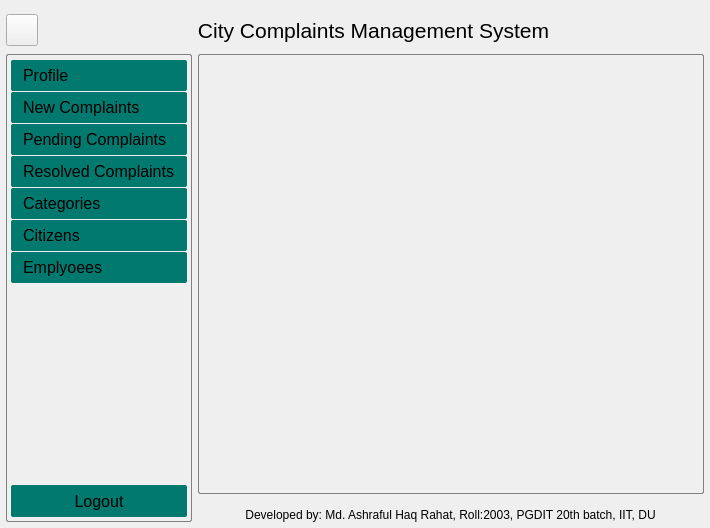
<?xml version="1.0" encoding="UTF-8"?>
<ui version="4.0">
 <class>MainWindow</class>
 <widget class="QMainWindow" name="MainWindow">
  <property name="geometry">
   <rect>
    <x>0</x>
    <y>0</y>
    <width>710</width>
    <height>528</height>
   </rect>
  </property>
  <property name="windowTitle">
   <string>City Complaints Mangement System</string>
  </property>
  <widget class="QWidget" name="centralwidget">
   <property name="styleSheet">
    <string notr="true">.QFrame{
border:none;
}

#sideBarContainer{
border:1px solid gray;
border-radius:2px;
}

#displayArea{
border:1px solid gray;
border-radius:2px;
}
</string>
   </property>
   <layout class="QVBoxLayout" name="verticalLayout">
    <property name="spacing">
     <number>6</number>
    </property>
    <property name="leftMargin">
     <number>6</number>
    </property>
    <property name="topMargin">
     <number>6</number>
    </property>
    <property name="rightMargin">
     <number>6</number>
    </property>
    <property name="bottomMargin">
     <number>6</number>
    </property>
    <item>
     <widget class="QFrame" name="ccms_container">
      <property name="frameShape">
       <enum>QFrame::StyledPanel</enum>
      </property>
      <property name="frameShadow">
       <enum>QFrame::Raised</enum>
      </property>
      <layout class="QVBoxLayout" name="verticalLayout_9">
       <property name="spacing">
        <number>0</number>
       </property>
       <property name="leftMargin">
        <number>0</number>
       </property>
       <property name="topMargin">
        <number>0</number>
       </property>
       <property name="rightMargin">
        <number>0</number>
       </property>
       <property name="bottomMargin">
        <number>0</number>
       </property>
       <item>
        <widget class="QFrame" name="frameHeader">
         <property name="minimumSize">
          <size>
           <width>0</width>
           <height>48</height>
          </size>
         </property>
         <property name="maximumSize">
          <size>
           <width>16777215</width>
           <height>48</height>
          </size>
         </property>
         <property name="frameShape">
          <enum>QFrame::StyledPanel</enum>
         </property>
         <property name="frameShadow">
          <enum>QFrame::Raised</enum>
         </property>
         <layout class="QHBoxLayout" name="horizontalLayout_6">
          <property name="spacing">
           <number>0</number>
          </property>
          <property name="leftMargin">
           <number>0</number>
          </property>
          <property name="topMargin">
           <number>0</number>
          </property>
          <property name="rightMargin">
           <number>0</number>
          </property>
          <property name="bottomMargin">
           <number>0</number>
          </property>
          <item>
           <widget class="QFrame" name="headerLeft">
            <property name="minimumSize">
             <size>
              <width>42</width>
              <height>42</height>
             </size>
            </property>
            <property name="maximumSize">
             <size>
              <width>42</width>
              <height>42</height>
             </size>
            </property>
            <property name="frameShape">
             <enum>QFrame::StyledPanel</enum>
            </property>
            <property name="frameShadow">
             <enum>QFrame::Raised</enum>
            </property>
            <layout class="QVBoxLayout" name="verticalLayout_7">
             <property name="spacing">
              <number>0</number>
             </property>
             <property name="leftMargin">
              <number>0</number>
             </property>
             <property name="topMargin">
              <number>0</number>
             </property>
             <property name="rightMargin">
              <number>0</number>
             </property>
             <property name="bottomMargin">
              <number>0</number>
             </property>
             <item>
              <widget class="QPushButton" name="toggleSideBar">
               <property name="minimumSize">
                <size>
                 <width>32</width>
                 <height>32</height>
                </size>
               </property>
               <property name="maximumSize">
                <size>
                 <width>32</width>
                 <height>32</height>
                </size>
               </property>
               <property name="cursor">
                <cursorShape>PointingHandCursor</cursorShape>
               </property>
               <property name="text">
                <string/>
               </property>
               <property name="icon">
                <iconset>
                 <normaloff>../icons/white/sb_collapse.svg</normaloff>../icons/white/sb_collapse.svg</iconset>
               </property>
              </widget>
             </item>
            </layout>
           </widget>
          </item>
          <item>
           <widget class="QFrame" name="headerCenter">
            <property name="sizePolicy">
             <sizepolicy hsizetype="Expanding" vsizetype="Preferred">
              <horstretch>0</horstretch>
              <verstretch>0</verstretch>
             </sizepolicy>
            </property>
            <property name="minimumSize">
             <size>
              <width>500</width>
              <height>0</height>
             </size>
            </property>
            <property name="maximumSize">
             <size>
              <width>16777215</width>
              <height>16777215</height>
             </size>
            </property>
            <property name="frameShape">
             <enum>QFrame::StyledPanel</enum>
            </property>
            <property name="frameShadow">
             <enum>QFrame::Raised</enum>
            </property>
            <layout class="QHBoxLayout" name="horizontalLayout_2">
             <property name="spacing">
              <number>0</number>
             </property>
             <property name="leftMargin">
              <number>0</number>
             </property>
             <property name="topMargin">
              <number>0</number>
             </property>
             <property name="rightMargin">
              <number>0</number>
             </property>
             <property name="bottomMargin">
              <number>0</number>
             </property>
             <item>
              <widget class="QLabel" name="labelTitle">
               <property name="font">
                <font>
                 <pointsize>16</pointsize>
                </font>
               </property>
               <property name="text">
                <string>City Complaints Management System</string>
               </property>
               <property name="alignment">
                <set>Qt::AlignCenter</set>
               </property>
              </widget>
             </item>
            </layout>
           </widget>
          </item>
          <item>
           <widget class="QFrame" name="headerRight">
            <property name="sizePolicy">
             <sizepolicy hsizetype="Expanding" vsizetype="Preferred">
              <horstretch>0</horstretch>
              <verstretch>0</verstretch>
             </sizepolicy>
            </property>
            <property name="minimumSize">
             <size>
              <width>5</width>
              <height>0</height>
             </size>
            </property>
            <property name="maximumSize">
             <size>
              <width>5</width>
              <height>16777215</height>
             </size>
            </property>
            <property name="frameShape">
             <enum>QFrame::StyledPanel</enum>
            </property>
            <property name="frameShadow">
             <enum>QFrame::Raised</enum>
            </property>
            <layout class="QHBoxLayout" name="horizontalLayout_4">
             <property name="spacing">
              <number>6</number>
             </property>
             <property name="leftMargin">
              <number>6</number>
             </property>
             <property name="topMargin">
              <number>0</number>
             </property>
             <property name="rightMargin">
              <number>0</number>
             </property>
             <property name="bottomMargin">
              <number>0</number>
             </property>
            </layout>
           </widget>
          </item>
         </layout>
        </widget>
       </item>
       <item>
        <widget class="QFrame" name="bodyWithSideBarContainer">
         <property name="frameShape">
          <enum>QFrame::StyledPanel</enum>
         </property>
         <property name="frameShadow">
          <enum>QFrame::Raised</enum>
         </property>
         <layout class="QHBoxLayout" name="horizontalLayout">
          <property name="spacing">
           <number>6</number>
          </property>
          <property name="leftMargin">
           <number>0</number>
          </property>
          <property name="topMargin">
           <number>0</number>
          </property>
          <property name="rightMargin">
           <number>0</number>
          </property>
          <property name="bottomMargin">
           <number>0</number>
          </property>
          <item>
           <widget class="QFrame" name="sideBarContainer">
            <property name="minimumSize">
             <size>
              <width>0</width>
              <height>0</height>
             </size>
            </property>
            <property name="maximumSize">
             <size>
              <width>250</width>
              <height>16777215</height>
             </size>
            </property>
            <property name="styleSheet">
             <string notr="true">QPushButton {
border: 0;
border-radius:2px;
background-color:#01796f;
}

QPushButton::hover {
border: 0;
background-color:#004040;
}
</string>
            </property>
            <property name="frameShape">
             <enum>QFrame::StyledPanel</enum>
            </property>
            <property name="frameShadow">
             <enum>QFrame::Raised</enum>
            </property>
            <layout class="QVBoxLayout" name="verticalLayout_2">
             <property name="spacing">
              <number>0</number>
             </property>
             <property name="leftMargin">
              <number>4</number>
             </property>
             <property name="topMargin">
              <number>4</number>
             </property>
             <property name="rightMargin">
              <number>4</number>
             </property>
             <property name="bottomMargin">
              <number>4</number>
             </property>
             <item>
              <widget class="QFrame" name="sideBar">
               <property name="frameShape">
                <enum>QFrame::StyledPanel</enum>
               </property>
               <property name="frameShadow">
                <enum>QFrame::Raised</enum>
               </property>
               <layout class="QVBoxLayout" name="verticalLayout_4">
                <property name="spacing">
                 <number>0</number>
                </property>
                <property name="leftMargin">
                 <number>0</number>
                </property>
                <property name="topMargin">
                 <number>0</number>
                </property>
                <property name="rightMargin">
                 <number>0</number>
                </property>
                <property name="bottomMargin">
                 <number>0</number>
                </property>
                <item alignment="Qt::AlignTop">
                 <widget class="QFrame" name="sideBarMenuFrame">
                  <property name="sizePolicy">
                   <sizepolicy hsizetype="Preferred" vsizetype="Expanding">
                    <horstretch>70</horstretch>
                    <verstretch>0</verstretch>
                   </sizepolicy>
                  </property>
                  <property name="minimumSize">
                   <size>
                    <width>0</width>
                    <height>100</height>
                   </size>
                  </property>
                  <property name="maximumSize">
                   <size>
                    <width>16777215</width>
                    <height>540</height>
                   </size>
                  </property>
                  <property name="frameShape">
                   <enum>QFrame::StyledPanel</enum>
                  </property>
                  <property name="frameShadow">
                   <enum>QFrame::Raised</enum>
                  </property>
                  <layout class="QVBoxLayout" name="verticalLayout_6">
                   <property name="spacing">
                    <number>1</number>
                   </property>
                   <property name="leftMargin">
                    <number>0</number>
                   </property>
                   <property name="topMargin">
                    <number>1</number>
                   </property>
                   <property name="rightMargin">
                    <number>0</number>
                   </property>
                   <property name="bottomMargin">
                    <number>1</number>
                   </property>
                   <item>
                    <widget class="QPushButton" name="btnProfile">
                     <property name="font">
                      <font>
                       <pointsize>12</pointsize>
                      </font>
                     </property>
                     <property name="cursor">
                      <cursorShape>PointingHandCursor</cursorShape>
                     </property>
                     <property name="styleSheet">
                      <string notr="true">padding:6 12 6 12;
text-align:left;
</string>
                     </property>
                     <property name="text">
                      <string>Profile</string>
                     </property>
                     <property name="icon">
                      <iconset>
                       <normaloff>../icons/white/sb_profile.svg</normaloff>../icons/white/sb_profile.svg</iconset>
                     </property>
                    </widget>
                   </item>
                   <item>
                    <widget class="QPushButton" name="btnComplaintsNew">
                     <property name="font">
                      <font>
                       <pointsize>12</pointsize>
                      </font>
                     </property>
                     <property name="cursor">
                      <cursorShape>PointingHandCursor</cursorShape>
                     </property>
                     <property name="styleSheet">
                      <string notr="true">padding:6 12 6 12;
text-align:left;
</string>
                     </property>
                     <property name="text">
                      <string>New Complaints</string>
                     </property>
                     <property name="icon">
                      <iconset>
                       <normaloff>../icons/white/sb_new.svg</normaloff>../icons/white/sb_new.svg</iconset>
                     </property>
                    </widget>
                   </item>
                   <item>
                    <widget class="QPushButton" name="btnComplaintsPending">
                     <property name="font">
                      <font>
                       <pointsize>12</pointsize>
                      </font>
                     </property>
                     <property name="cursor">
                      <cursorShape>PointingHandCursor</cursorShape>
                     </property>
                     <property name="styleSheet">
                      <string notr="true">padding:6 12 6 12;
text-align:left;
</string>
                     </property>
                     <property name="text">
                      <string>Pending Complaints</string>
                     </property>
                     <property name="icon">
                      <iconset>
                       <normaloff>../icons/white/sb_pending.svg</normaloff>../icons/white/sb_pending.svg</iconset>
                     </property>
                    </widget>
                   </item>
                   <item>
                    <widget class="QPushButton" name="btnComplaintsResolved">
                     <property name="font">
                      <font>
                       <pointsize>12</pointsize>
                      </font>
                     </property>
                     <property name="cursor">
                      <cursorShape>PointingHandCursor</cursorShape>
                     </property>
                     <property name="styleSheet">
                      <string notr="true">padding:6 12 6 12;
text-align:left;
</string>
                     </property>
                     <property name="text">
                      <string>Resolved Complaints</string>
                     </property>
                     <property name="icon">
                      <iconset>
                       <normaloff>../icons/white/sb_resolved.svg</normaloff>../icons/white/sb_resolved.svg</iconset>
                     </property>
                    </widget>
                   </item>
                   <item>
                    <widget class="QPushButton" name="btnCategories">
                     <property name="font">
                      <font>
                       <pointsize>12</pointsize>
                      </font>
                     </property>
                     <property name="cursor">
                      <cursorShape>PointingHandCursor</cursorShape>
                     </property>
                     <property name="styleSheet">
                      <string notr="true">padding:6 12 6 12;
text-align:left;
</string>
                     </property>
                     <property name="text">
                      <string>Categories</string>
                     </property>
                     <property name="icon">
                      <iconset>
                       <normaloff>../icons/white/sb_category.svg</normaloff>../icons/white/sb_category.svg</iconset>
                     </property>
                    </widget>
                   </item>
                   <item>
                    <widget class="QPushButton" name="btnCitizens">
                     <property name="font">
                      <font>
                       <pointsize>12</pointsize>
                      </font>
                     </property>
                     <property name="cursor">
                      <cursorShape>PointingHandCursor</cursorShape>
                     </property>
                     <property name="styleSheet">
                      <string notr="true">padding:6 12 6 12;
text-align:left;
</string>
                     </property>
                     <property name="text">
                      <string>Citizens</string>
                     </property>
                     <property name="icon">
                      <iconset>
                       <normaloff>../icons/white/sb_citizen.svg</normaloff>../icons/white/sb_citizen.svg</iconset>
                     </property>
                    </widget>
                   </item>
                   <item>
                    <widget class="QPushButton" name="btnEmployees">
                     <property name="font">
                      <font>
                       <pointsize>12</pointsize>
                      </font>
                     </property>
                     <property name="cursor">
                      <cursorShape>PointingHandCursor</cursorShape>
                     </property>
                     <property name="styleSheet">
                      <string notr="true">padding:6 12 6 12;
text-align:left;
</string>
                     </property>
                     <property name="text">
                      <string>Emplyoees</string>
                     </property>
                     <property name="icon">
                      <iconset>
                       <normaloff>../icons/white/sb_employee.svg</normaloff>../icons/white/sb_employee.svg</iconset>
                     </property>
                    </widget>
                   </item>
                  </layout>
                 </widget>
                </item>
                <item>
                 <widget class="QFrame" name="sideBarSpaceFrame">
                  <property name="sizePolicy">
                   <sizepolicy hsizetype="Preferred" vsizetype="Expanding">
                    <horstretch>0</horstretch>
                    <verstretch>0</verstretch>
                   </sizepolicy>
                  </property>
                  <property name="frameShape">
                   <enum>QFrame::StyledPanel</enum>
                  </property>
                  <property name="frameShadow">
                   <enum>QFrame::Raised</enum>
                  </property>
                 </widget>
                </item>
                <item>
                 <widget class="QFrame" name="sideBarLogoutFrame">
                  <property name="minimumSize">
                   <size>
                    <width>0</width>
                    <height>32</height>
                   </size>
                  </property>
                  <property name="maximumSize">
                   <size>
                    <width>16777215</width>
                    <height>32</height>
                   </size>
                  </property>
                  <property name="frameShape">
                   <enum>QFrame::StyledPanel</enum>
                  </property>
                  <property name="frameShadow">
                   <enum>QFrame::Raised</enum>
                  </property>
                  <layout class="QVBoxLayout" name="verticalLayout_5">
                   <property name="spacing">
                    <number>0</number>
                   </property>
                   <property name="leftMargin">
                    <number>0</number>
                   </property>
                   <property name="topMargin">
                    <number>0</number>
                   </property>
                   <property name="rightMargin">
                    <number>0</number>
                   </property>
                   <property name="bottomMargin">
                    <number>0</number>
                   </property>
                   <item alignment="Qt::AlignBottom">
                    <widget class="QPushButton" name="logoutButton">
                     <property name="minimumSize">
                      <size>
                       <width>0</width>
                       <height>32</height>
                      </size>
                     </property>
                     <property name="maximumSize">
                      <size>
                       <width>16777215</width>
                       <height>32</height>
                      </size>
                     </property>
                     <property name="font">
                      <font>
                       <pointsize>12</pointsize>
                      </font>
                     </property>
                     <property name="cursor">
                      <cursorShape>PointingHandCursor</cursorShape>
                     </property>
                     <property name="text">
                      <string>Logout</string>
                     </property>
                     <property name="icon">
                      <iconset>
                       <normaloff>../icons/white/sb_logout.svg</normaloff>../icons/white/sb_logout.svg</iconset>
                     </property>
                    </widget>
                   </item>
                  </layout>
                 </widget>
                </item>
               </layout>
              </widget>
             </item>
            </layout>
           </widget>
          </item>
          <item>
           <widget class="QFrame" name="mainArea">
            <property name="frameShape">
             <enum>QFrame::StyledPanel</enum>
            </property>
            <property name="frameShadow">
             <enum>QFrame::Raised</enum>
            </property>
            <layout class="QVBoxLayout" name="verticalLayout_3">
             <property name="spacing">
              <number>0</number>
             </property>
             <property name="leftMargin">
              <number>0</number>
             </property>
             <property name="topMargin">
              <number>0</number>
             </property>
             <property name="rightMargin">
              <number>0</number>
             </property>
             <property name="bottomMargin">
              <number>0</number>
             </property>
             <item>
              <widget class="QFrame" name="displayArea">
               <property name="sizePolicy">
                <sizepolicy hsizetype="Expanding" vsizetype="Expanding">
                 <horstretch>0</horstretch>
                 <verstretch>0</verstretch>
                </sizepolicy>
               </property>
               <property name="frameShape">
                <enum>QFrame::StyledPanel</enum>
               </property>
               <property name="frameShadow">
                <enum>QFrame::Raised</enum>
               </property>
               <layout class="QHBoxLayout" name="displayHL">
                <property name="spacing">
                 <number>0</number>
                </property>
                <property name="leftMargin">
                 <number>0</number>
                </property>
                <property name="topMargin">
                 <number>0</number>
                </property>
                <property name="rightMargin">
                 <number>0</number>
                </property>
                <property name="bottomMargin">
                 <number>0</number>
                </property>
               </layout>
              </widget>
             </item>
             <item alignment="Qt::AlignHCenter|Qt::AlignBottom">
              <widget class="QFrame" name="footer">
               <property name="sizePolicy">
                <sizepolicy hsizetype="Expanding" vsizetype="Preferred">
                 <horstretch>0</horstretch>
                 <verstretch>0</verstretch>
                </sizepolicy>
               </property>
               <property name="minimumSize">
                <size>
                 <width>0</width>
                 <height>28</height>
                </size>
               </property>
               <property name="maximumSize">
                <size>
                 <width>16777215</width>
                 <height>28</height>
                </size>
               </property>
               <property name="frameShape">
                <enum>QFrame::StyledPanel</enum>
               </property>
               <property name="frameShadow">
                <enum>QFrame::Raised</enum>
               </property>
               <layout class="QHBoxLayout" name="horizontalLayout_3">
                <property name="spacing">
                 <number>6</number>
                </property>
                <property name="topMargin">
                 <number>0</number>
                </property>
                <property name="bottomMargin">
                 <number>0</number>
                </property>
                <item alignment="Qt::AlignHCenter|Qt::AlignBottom">
                 <widget class="QLabel" name="labelFooterText">
                  <property name="text">
                   <string>Developed by: Md. Ashraful Haq Rahat, Roll:2003, PGDIT 20th batch, IIT, DU</string>
                  </property>
                  <property name="alignment">
                   <set>Qt::AlignBottom|Qt::AlignHCenter</set>
                  </property>
                 </widget>
                </item>
               </layout>
              </widget>
             </item>
            </layout>
           </widget>
          </item>
         </layout>
        </widget>
       </item>
      </layout>
     </widget>
    </item>
   </layout>
  </widget>
 </widget>
 <resources/>
 <connections/>
</ui>
